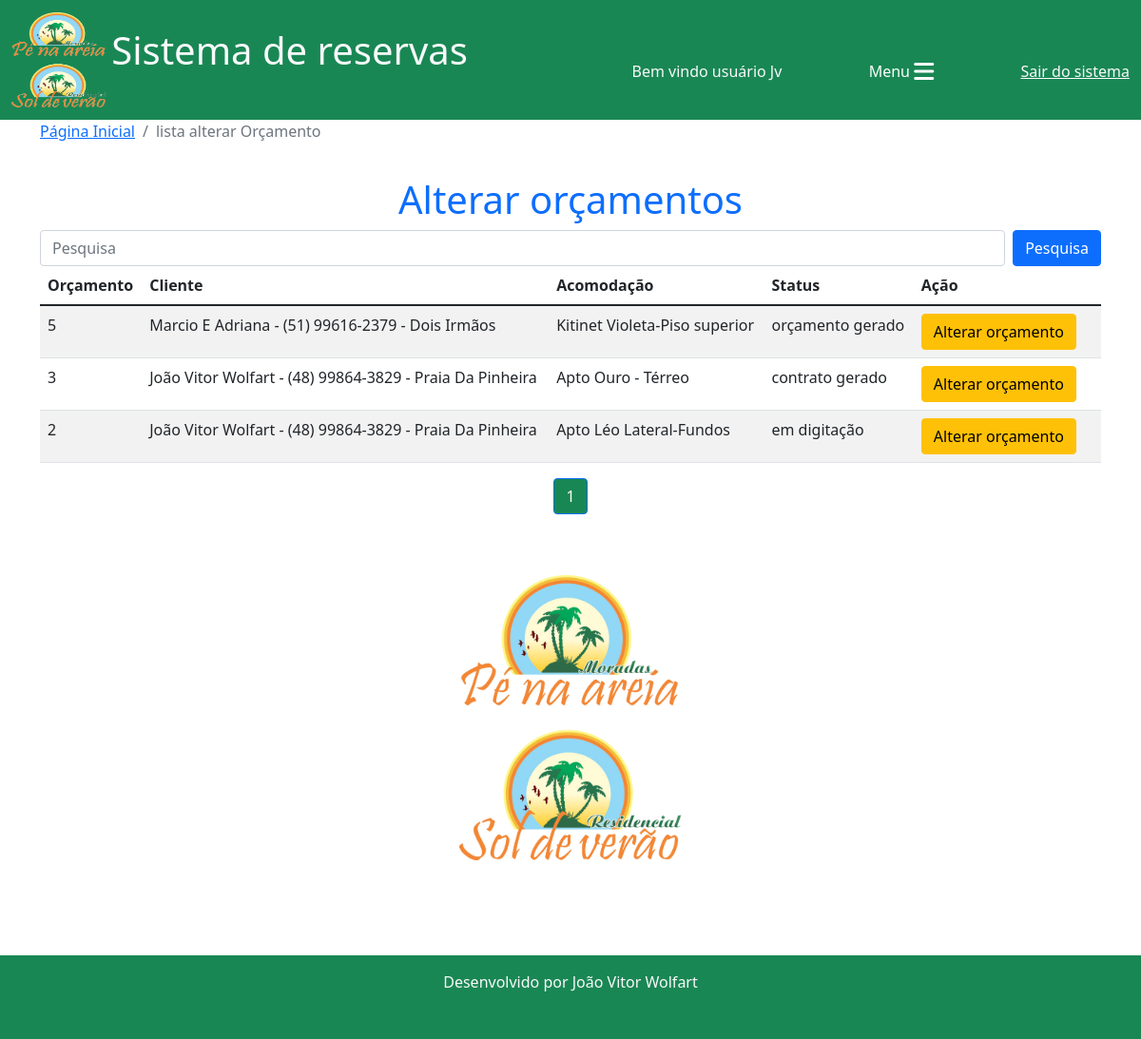
The app's page /reservas/lista_alterar_orcamento/ (signed in), older data.
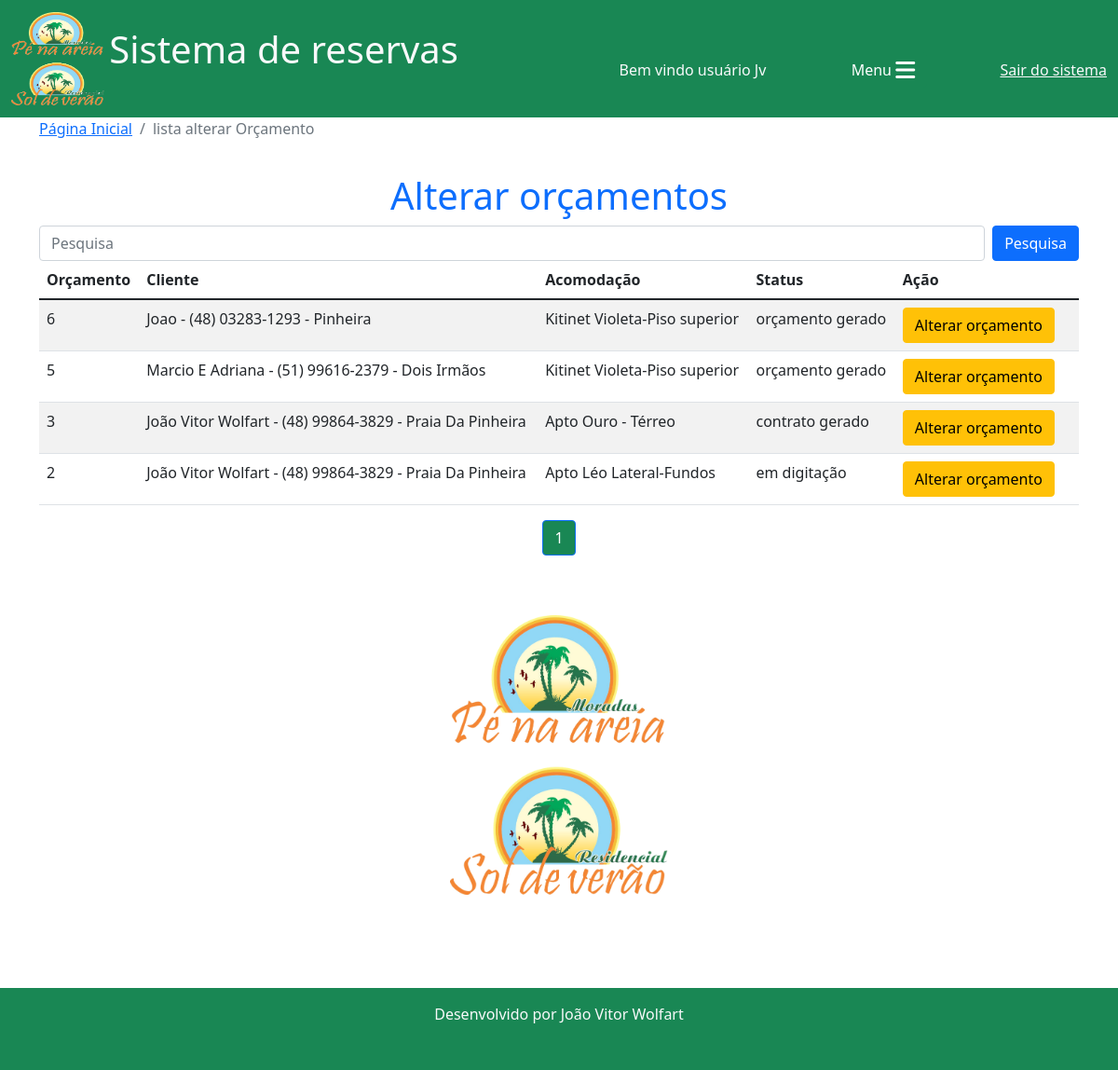
The same page, newer data.
### reservas/models.py (models this page shows, shortened)
class Orcamento(models.Model):
    cliente = models.ForeignKey(Cliente, on_delete=models.CASCADE)
    acomodacao = models.ForeignKey(Acomodacao, on_delete=models.CASCADE)
    data_entrada = models.DateField()
    dia_entrada = models.CharField(max_length=20)
    checkin = models.CharField(max_length=100)
    data_saida = models.DateField()
    dia_saida = models.CharField(max_length=20)
    checkout = models.CharField(max_length=100)
    data_orcamento = models.DateField(default=timezone.now)
    n_ocupantes = models.IntegerField(default=0)
    obs_n_ocupantes = models.CharField(max_length=150, blank=True, null=True)
    n_dias = models.IntegerField()
    valor_diaria = models.DecimalField(default=0, max_digits=7, decimal_places=2)
    taxa_limpeza = models.DecimalField(default=0, max_digits=6, decimal_places=2)
    descontos = models.DecimalField(default=0, max_digits=7, decimal_places=2)
    acrescimos = models.DecimalField(default=0, max_digits=7, decimal_places=2)
    valor_pacote = models.DecimalField(default=0, max_digits=7, decimal_places=2)
    dias_pacote = models.IntegerField(default=0)
    diaria_cheia = models.BooleanField(default=False)
    periodo = models.CharField(max_length=100)
    modificado = models.BooleanField(default=False)
    obs_modificacao = models.CharField(max_length=200, blank=True, null=True)
    eliminado = models.BooleanField(default=False)
    status = models.CharField(max_length=20, choices=(("em digitação", "em digitação"), ("digitação concluída", "digitação concluída"), ("orçamento gerado", "orçamento gerado"), ("contrato gerado", "contrato gerado"),))
    total_valor_reserva = models.DecimalField(default=0, max_digits=7, decimal_places=2)
    confirmado = models.BooleanField(default=False)
    valor_pago = models.DecimalField(default=0, max_digits=7, decimal_places=2)

class Cliente(models.Model):
    nome = models.CharField(max_length=30)
    telefone = models.CharField(max_length=20, blank=True, null=True)
    obs = models.CharField(max_length=100)
    dados_adicionais = models.BooleanField(default=False)
    def __str__(self):
        return f"{self.nome} - {self.telefone} - {self.obs}"

class Acomodacao(models.Model):
    nome = models.CharField(max_length=50)
    empreendimento = models.ForeignKey(Empreendimento, on_delete=models.DO_NOTHING)
    tipo = models.CharField(max_length=15)
    quartos = models.IntegerField(blank=True, null=True)
    valor_base = models.DecimalField(max_digits=10, decimal_places=2, blank=True, null=True)
    descricao = models.TextField()
    limite_ideal = models.IntegerField(blank=True, null=True)
    limite_adicional = models.IntegerField(blank=True, null=True)
    aceita_pet = models.BooleanField(default=False)
    def __str__(self):
        return f"{self.nome}"

### reservas/views.py (the view)
# urls.py: path('lista_alterar_orcamento/', views.lista_alterar_orcamento, name="lista_alterar_orcamento"),
@login_required(login_url="login")
def lista_alterar_orcamento(request):
    termo_cliente = request.GET.get("termo_cliente")
    if termo_cliente:
        termo_cliente = termo_cliente.strip()
        orcamentos = Orcamento.objects.all().filter(
            Q(cliente__nome__icontains=termo_cliente) | Q(cliente__telefone__icontains=termo_cliente) | Q(cliente__obs__icontains=termo_cliente) | Q(acomodacao__nome__icontains=termo_cliente), eliminado=False
        ).exclude(
            status="contrato gerado"
        ).order_by("-id")
    else:
        orcamentos = Orcamento.objects.all().exclude(
            status="contrato gerado", eliminado=False
        ).order_by("-id")
    if len(orcamentos) == 0:
        messages.add_message(request, messages.WARNING, f"Nenhum orçamento encontrado com o termo {termo_cliente}")
    paginator = Paginator(orcamentos, 10)
    page = request.GET.get('p')
    orcamentos = paginator.get_page(page)
    return render(request, "lista_alterar_orcamento.html", {"orcamentos": orcamentos})

### reservas/templates/lista_alterar_orcamento.html (shortened to what this page needs)
{% extends 'base.html'%}
{% load static %}
{% block 'conteudo'%}
<nav aria-label="breadcrumb">
  <ol class="breadcrumb">
    <li class="breadcrumb-item"><a href="{% url 'home'%}">Página Inicial</a></li>
    <li class="breadcrumb-item active" aria-current="page">lista alterar Orçamento</li>
  </ol>
</nav>
<h1 style="padding-top: 20px;" class="text-center text-primary">Alterar orçamentos</h1>
<div class="col-12">
    <form class="d-flex" action="">
        <input class="form-control me-2" type="search" placeholder="Pesquisa" aria-label="Search" name="termo_cliente">
        <button class="btn btn-primary" type="submit">Pesquisa</button>
    </form>
    <div class="col-12 table-responsive">
        <table class="table table-striped table-hover">
          <thead>
            <tr>
              <th scope="col">Orçamento</th>
              <th scope="col">Cliente</th>
              <th scope="col">Acomodação</th>
              <th scope="col">Status</th>
              <th scope="col">Ação</th>
              <th scope="col"></th>
            </tr>
          </thead>
          <tbody>
            {% for o in orcamentos %}
            <tr>
                <td class="">{{o.id}}</td>
                <td class="">{{o.cliente}}</td>
                <td class="">{{o.acomodacao}}</td>
                <td>{{o.status}}</td>
                <td><a href="{% url 'alterar_orcamento' o.id%}" class="btn btn-warning">Alterar orçamento</a></td>
                {% if o.modificado %}
                <td>Modificado</td>
                {% else %}
                <td></td>
                {% endif %}
            </tr>
            {% endfor %}
          </tbody>
        </table>
</div>
</div>
<nav aria-label="Page navigation example">
    <ul class="pagination justify-content-center">
      {%for pagina in orcamentos.paginator.page_range%}
      {%if orcamentos.number == pagina%}
        <li class="page-item active"><a class="page-link bg-success" href="?p={{pagina}}&termo_cliente={{termo_cliente}}">{{pagina}}</a></li>
      {% elif orcamentos.number > pagina|add:'-3'  and orcamentos.number < pagina|add:'3'%}
        <li class="page-item"><a class="page-link" href="?p={{pagina}}&termo_cliente={{termo_cliente}}">{{pagina}}</a></li>
      {%endif%}
      {%endfor%}
    </ul>
  </nav>
<div class="row">
    <div style="height: 400px; text-align: center;">
      <img src="{% static 'img/logo1.png'%}" alt="" class="image-fluid mt-5" style="height: 300px; margin: 0 auto;">
    </div>
</div>
{% endblock %}

Row changes from the older to the newer data that the page shows:
added Orcamento: id "6", cliente "Joao - (48) 03283-1293 - Pinheira", acomodacao "Kitinet Violeta-Piso superior", status "orçamento gerado", modificado False (drawn)
